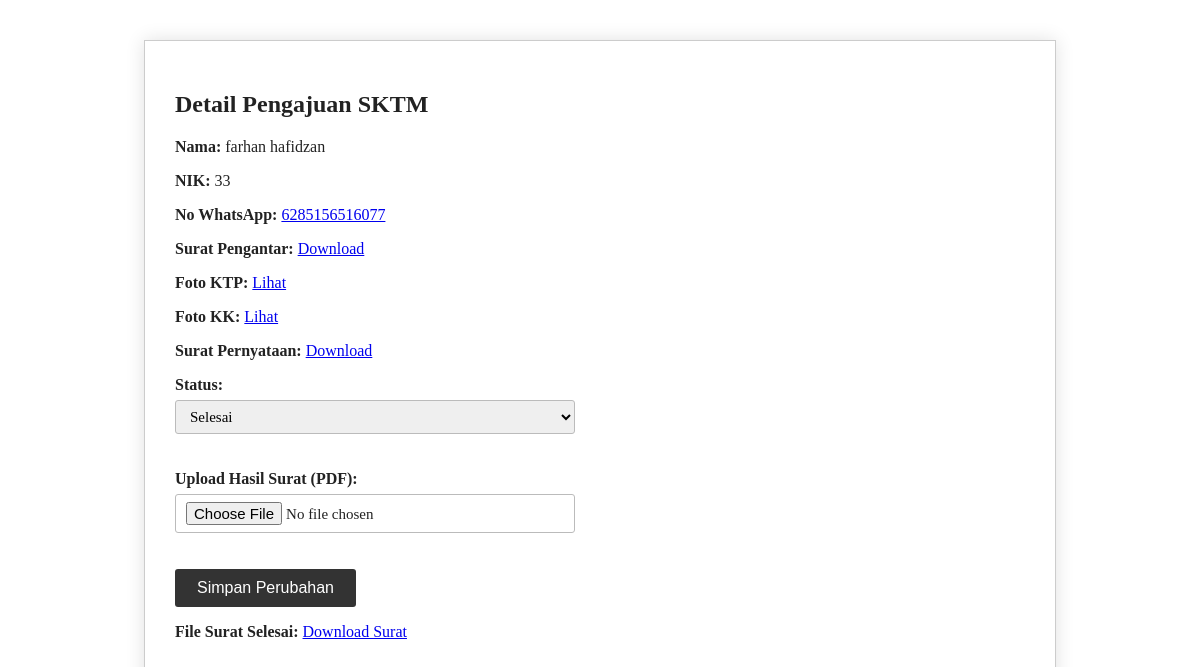
The page /sktm/sktm/1/ (signed in) on the database its author committed.
### kembang/models.py (models this page shows, shortened)
class SKTMPengajuan(models.Model):
    user = models.ForeignKey(User, on_delete=models.CASCADE)
    nama_lengkap = models.CharField(max_length=100)
    nik = models.CharField(max_length=16)
    no_whatsapp = models.CharField(max_length=15)
    surat_pengantar = models.FileField(upload_to='sktm/surat_pengantar/')
    foto_ktp = models.ImageField(upload_to='sktm/foto_ktp/')
    foto_kk = models.ImageField(upload_to='sktm/foto_kk/')
    surat_pernyataan = models.FileField(upload_to='sktm/surat_pernyataan/')
    tanggal_pengajuan = models.DateTimeField(auto_now_add=True)
    status = models.CharField(max_length=20, choices=STATUS_CHOICES, default='diajukan')
    hasil_surat = models.FileField(upload_to='sktm/hasil_surat/', blank=True, null=True)

### kembang/views.py (the view, shortened to what this page needs)
# urls.py: path('sktm/sktm/<int:pk>/', views.detail_sktm, name='detail_pengajuan_sktm'),
@staff_member_required
def detail_sktm(request, pk):
    sktm = get_object_or_404(SKTMPengajuan, pk=pk)
    return render(request, 'admin/detail_sktm.html', {'sktm': sktm})

### kembang/templates/admin/detail_sktm.html (shortened to what this page needs)
{%load static%}
<!DOCTYPE html>
<html>
<head>
    <link rel="stylesheet" href="{% static 'css/detail_pindah.css' %}">
</head>
<body>
    <h2>Detail Pengajuan SKTM</h2>
    <p><strong>Nama:</strong> {{ sktm.nama_lengkap }}</p>
    <p><strong>NIK:</strong> {{ sktm.nik }}</p>
    <p><strong>No WhatsApp:</strong> <a href="https://wa.me/{{ sktm.no_whatsapp }}">{{ sktm.no_whatsapp }}</a></p>
    <p><strong>Surat Pengantar:</strong> <a href="{{ sktm.surat_pengantar.url }}">Download</a></p>
    <p><strong>Foto KTP:</strong> <a href="{{ sktm.foto_ktp.url }}">Lihat</a></p>
    <p><strong>Foto KK:</strong> <a href="{{ sktm.foto_kk.url }}">Lihat</a></p>
    <p><strong>Surat Pernyataan:</strong> <a href="{{ sktm.surat_pernyataan.url }}">Download</a></p>
    <form method="post" enctype="multipart/form-data">
        <label for="status">Status:</label>
        <select name="status" id="status">
            <option value="selesai" {% if sktm.status == 'selesai' %}selected{% endif %}>Selesai</option>
        </select><br><br>
        <label for="hasil_surat">Upload Hasil Surat (PDF):</label>
        <input type="file" name="hasil_surat" id="hasil_surat"><br><br>
        <button type="submit">Simpan Perubahan</button>
    </form>
    {% if sktm.hasil_surat %}
        <p><strong>File Surat Selesai:</strong> <a href="{{ sktm.hasil_surat.url }}">Download Surat</a></p>
    {% endif %}
</body>
</html>

### kembang/static/css/detail_pindah.css (style rules this page uses)
body { font-family: 'Georgia', serif; background-color: #fff; color: #222; max-width: 850px; margin: 40px auto; padding: 30px; border: 1px solid #ccc; box-shadow: 0 0 18px rgba(0,0,0,0.12); }
label { display: block; margin-bottom: 6px; font-weight: 600; }
select, input[type="file"] { width: 100%; max-width: 400px; padding: 7px 10px; margin-bottom: 18px; font-size: 15px; border: 1px solid #bbb; border-radius: 3px; box-sizing: border-box; font-family: inherit; }
button { padding: 10px 22px; background-color: #333; color: #fff; border: none; border-radius: 3px; font-size: 16px; cursor: pointer; transition: background-color 0.3s ease; }

### rows shown on the page
SKTMPengajuan: nama_lengkap "farhan hafidzan", nik "33", no_whatsapp "6285156516077", status "Selesai"
